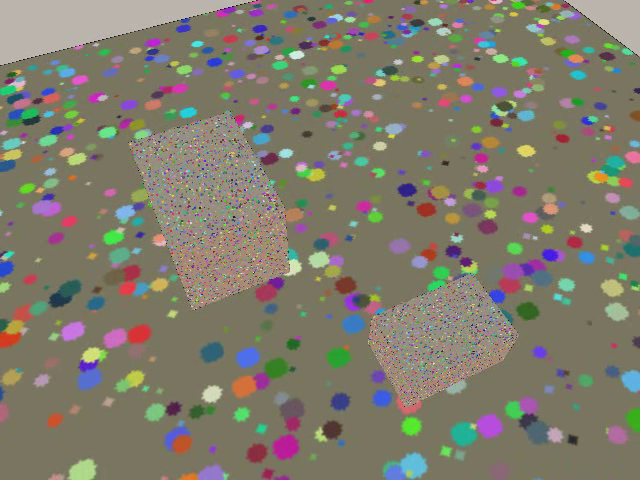
#> input picture frame 6 of samples/sample.mp4, 640 x 480 px, given in place of video.mp4, which was not available
$ python run_ingest.py   (older library calls are emulated)
#> lines starting #> are read from the running program, lines starting #| are printed output that depends on the picture; pictures that were not available may be replaced by others from this repository, and a replacement may not be noted
### app/pipeline/preprocess.py
import json
import shutil

import cv2
import numpy as np

from .profiles import FAST_QUALITY_V1

DYNAMIC_CLASSES = {0, 1, 2, 3, 5, 7, 14, 15, 16, 17, 18, 19, 20, 21, 22, 23}


def extract(video, out, options, gps_rows, meta, k_test, notify):
    from app.pipeline.readiness import CONFIG, compute_exposure, compute_features, evaluate_extracted

    out.mkdir(parents=True, exist_ok=True)
    cap = cv2.VideoCapture(str(video))
    if not cap.isOpened():
        raise ValueError("Cannot decode video")
    fps = cap.get(cv2.CAP_PROP_FPS)
    count = int(cap.get(cv2.CAP_PROP_FRAME_COUNT))
    source_size = [int(cap.get(cv2.CAP_PROP_FRAME_WIDTH)), int(cap.get(cv2.CAP_PROP_FRAME_HEIGHT))]

    detector = None
    if options.get("semantic_pipeline"):
        from app.pipeline.semantic_model import SemanticPipeline

        detector = SemanticPipeline()

    candidates = []
    frames_data = []
    rejected = 0
    masked = 0

    # 1. ADAPTIVE CANDIDATE FRAME BANK
    is_fast = options.get("profile") == "FAST_QUALITY"
    cand_target = FAST_QUALITY_V1["candidate_budget"] if is_fast else int(options.get("max_frames", 180) * 2.5)

    min_gap = max(1, int(count / cand_target))

    clahe = cv2.createCLAHE(clipLimit=2.0, tileGridSize=(8, 8))
    last = None

    original_dir = out.parent / "originals"
    original_dir.mkdir(exist_ok=True)
    mask_dir = out.parent / "masks"
    mask_dir.mkdir(exist_ok=True)

    i = 0
    decoded_count = 0
    while True:
        if i % min_gap != 0:
            ok = cap.grab()
            if not ok:
                break
        else:
            ok, raw = cap.read()
#> raw is the input picture: shape (480, 640, 3); mean B, G, R 107.9, 123.3, 127.7
            if not ok:
                break
            decoded_count += 1
            index = i

            scale = min(1.0, float(options.get("max_width", 1600)) / raw.shape[1])
#> scale = 1
            raw = cv2.resize(raw, None, fx=scale, fy=scale)
            gray = cv2.cvtColor(raw, cv2.COLOR_BGR2GRAY)
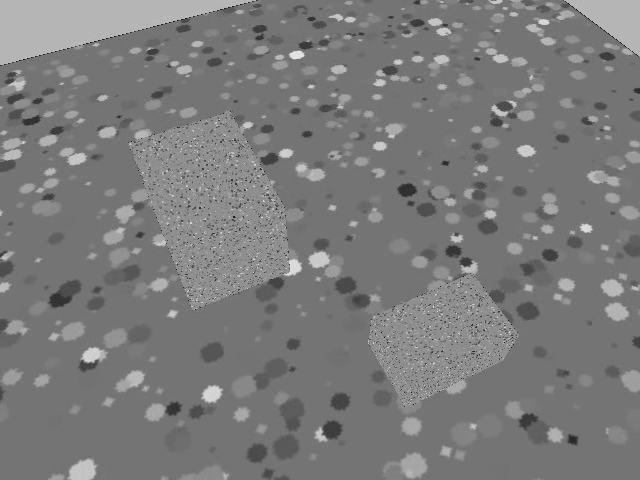
#> gray: shape (480, 640); min 5, max 232, mean 122.9
            sharpness = float(cv2.Laplacian(gray, cv2.CV_64F).var())
#> sharpness = 736.8

            analysis_scale = CONFIG["sampling"]["analysis_width_px"] / raw.shape[1]
#> analysis_scale = 1.5
            if analysis_scale < 1.0:
                gray_analysis = cv2.resize(gray, None, fx=analysis_scale, fy=analysis_scale)
            else:
                gray_analysis = gray

            exposure = compute_exposure(gray_analysis, CONFIG["exposure"])
            kps, des, feats = compute_features(gray_analysis, CONFIG["features"])

            frames_data.append(
                {
                    "index": index,
                    "sharpness": sharpness,
                    "exposure": exposure,
                    "features": feats,
                    "_kps": kps,
                    "_des": des,
                    "_gray": gray_analysis,
                }
            )

            if sharpness < float(options.get("blur_threshold", 40)):
                rejected += 1
                i += 1
                continue

            motion = 100.0
            if last is not None:
                pts = cv2.goodFeaturesToTrack(last, 300, 0.01, 8)
                if pts is not None and len(pts) >= 12:
                    nxt, st, _ = cv2.calcOpticalFlowPyrLK(last, gray, pts, None)
                    good = st.ravel().astype(bool)
                    if good.sum() > 10:
                        motion = float(np.median(np.linalg.norm(nxt[good] - pts[good], axis=2)))

            name = f"{index:06d}.png"
            cv2.imwrite(str(original_dir / name), raw)

            mask = np.full(gray.shape, 255, np.uint8)
            if detector is not None:
                _, _, dyn_mask = detector.infer_image(raw)
                if np.any(dyn_mask):
                    mask[dyn_mask] = 0
                    masked += 1

            lab = cv2.cvtColor(raw, cv2.COLOR_BGR2LAB)
            lab[:, :, 0] = clahe.apply(lab[:, :, 0])
            normalized = cv2.cvtColor(lab, cv2.COLOR_LAB2BGR)
            normalized[mask == 0] = 0

            cand_dir = out.parent / "candidates"
            cand_dir.mkdir(exist_ok=True)
            cv2.imwrite(str(cand_dir / name), normalized)
            cv2.imwrite(str(mask_dir / (name + ".png")), mask)

            candidates.append(
                {
                    "name": name,
                    "frame": index,
                    "time_sec": index / fps,
                    "sharpness": sharpness,
                    "motion_px": motion,
                    "masked_fraction": float(np.mean(mask == 0)),
                    "data_idx": len(frames_data) - 1,
                }
            )
            last = gray
            if len(candidates) % 20 == 0:
                notify(min(10.0, 10 * index / count), f"Extracted {len(candidates)} candidates")
        i += 1

    cap.release()

    ready_report = evaluate_extracted(frames_data, gps_rows, meta, k_test)
    if ready_report["status"] == "NOT_READY" and not is_fast:
        return ready_report, None

    # 2. ADAPTIVE SFM SELECTION
    sfm_target = FAST_QUALITY_V1["sfm_budget"] if is_fast else int(options.get("max_frames", 250))
    if len(candidates) <= sfm_target:
        selected = candidates
    else:
        # Use graph connectivity from ready_report if available to preserve bridge frames
        edges = ready_report.get("_edges", [])
        if edges:
            selected_indices = set([0, len(candidates) - 1])
            # Select target based on sharpness and motion
            remaining = candidates[1:-1]
            step = len(remaining) / max(1, (sfm_target - 2))
            for j in range(sfm_target - 2):
                idx_start = int(j * step)
                idx_end = int((j + 1) * step)
                chunk = remaining[idx_start:idx_end]
                if chunk:
                    best = max(chunk, key=lambda x: x["sharpness"] * min(1.0, max(0.1, x["motion_px"]) / 20.0))
                    selected_indices.add(candidates.index(best))

            # Bridge frame reinsertion
            # Fix: Use overlap graph to ensure connectivity and reduce max gap tolerance
            adj = set()
            for e in edges:
                if e["geom"]["inliers"] >= 15:
                    adj.add((e["from"], e["to"]))
                    adj.add((e["to"], e["from"]))

            sorted_idx = sorted(list(selected_indices))
            for k in range(len(sorted_idx) - 1):
                curr, nxt = sorted_idx[k], sorted_idx[k + 1]
                # If gap is > 1.5x expected step, or if there is no verified match between them
                if nxt - curr > (len(candidates) / sfm_target) * 1.5 or (curr, nxt) not in adj:
                    selected_indices.add((curr + nxt) // 2)

            selected = [candidates[idx] for idx in sorted(list(selected_indices))]
        else:
            selected_indices = set([0, len(candidates) - 1])
            remaining = candidates[1:-1]
            step = len(remaining) / max(1, (sfm_target - 2))
            for j in range(sfm_target - 2):
                idx_start = int(j * step)
                idx_end = int((j + 1) * step)
                chunk = remaining[idx_start:idx_end]
                if chunk:
                    best = max(chunk, key=lambda x: x["sharpness"] * min(1.0, max(0.1, x["motion_px"]) / 20.0))
                    selected_indices.add(candidates.index(best))

            # Bridge frame reinsertion for else block
            sorted_idx = sorted(list(selected_indices))
            for k in range(len(sorted_idx) - 1):
                curr, nxt = sorted_idx[k], sorted_idx[k + 1]
                # If gap is > 1.5x expected step
                if nxt - curr > (len(candidates) / sfm_target) * 1.5:
                    selected_indices.add((curr + nxt) // 2)

            selected = [candidates[idx] for idx in sorted(list(selected_indices))]

    for f in selected:
        shutil.copy(str(out.parent / "candidates" / f["name"]), str(out / f["name"]))

    result = {
        "frames": selected,
        "candidate_count": len(candidates),
        "source_resolution": source_size,
        "input_frames": count,
        "decoded_frames": decoded_count,
        "fps": fps,
        "duration_sec": count / fps,
        "blur_rejections": rejected,
        "masked_detections": masked,
        "dynamic_masking": detector is not None,
        "truncated": False,
        "width": source_size[0],
        "height": source_size[1],
    }
    (out.parent / "preprocess.json").write_text(json.dumps(result, indent=2))
    return ready_report, result

### app/pipeline/readiness.py
# mypy: ignore-errors
import math
import time
from pathlib import Path
from typing import Any, Dict, List, Optional, Tuple

import cv2
import numpy as np

from ..camera import CameraModel

# Default configurable thresholds
CONFIG: Dict[str, Any] = {
    "sampling": {
        "window_duration_sec": 5.0,  # Temporal window size
        "frames_per_window": 3,  # Base frames to sample per window
        "analysis_width_px": 960,  # Standardized width for blur/exposure/features
    },
    "integrity": {
        "min_frames": 30,  # Hard minimum frames
    },
    "blur": {
        "warning_threshold": 40.0,  # Laplacian variance at analysis_width_px
        "block_ratio": 0.5,  # Block if 50% frames are blurry
    },
    "exposure": {
        "dark_threshold": 30,  # Pixel value considered shadow-clipped
        "bright_threshold": 225,  # Pixel value considered highlight-clipped
        "warning_clipped_ratio": 0.4,  # Warn if 40% of pixels in a frame are clipped
        "block_dark_frame_ratio": 0.7,
    },
    "features": {
        "warning_count": 200,  # Minimum features expected
        "grid_size": (4, 4),  # Grid for spatial distribution
        "warning_occupancy": 0.3,  # Warn if features are in < 30% of grid cells
    },
    "overlap": {
        "min_inliers": 30,
        "warning_inliers": 80,
        "max_local_distance": 3,  # Check pairs up to i -> i+3
    },
    "parallax": {
        "warning_angular_deg": 1.0,  # Degrees
        "warning_proxy": 5.0,  # Pixels (normalized space)
    },
    "connectivity": {
        "block_largest_cc_ratio": 0.25,  # Block if the largest connected component is < 25% of sampled frames
    },
    "motion": {
        "jump_threshold_px": 100,  # LK flow abrupt jump
        "near_zero_px": 2.0,
    },
    "telemetry": {
        "max_gps_gap_sec": 3.0,
        "max_speed_mps": 35.0,  # Excessive speed jump
    },
}


def compute_exposure(gray: np.ndarray, config: Dict) -> Dict:
    hist = cv2.calcHist([gray], [0], None, [256], [0, 256]).ravel()
#> hist = 256 values, max 130393 at index 116, min 0 at index 0, mean 1200
    total = gray.size
#> total = 307200
    shadows = np.sum(hist[: config["dark_threshold"]]) / total
#> shadows = 0.000296
    highlights = np.sum(hist[config["bright_threshold"] :]) / total
#> highlights = 0.000166
    mean_lum = float(np.mean(gray))
#> mean_lum = 122.9
    median_lum = float(np.median(gray))
#> median_lum = 116
    is_dark = shadows > config["warning_clipped_ratio"] or median_lum < config["dark_threshold"]
#> is_dark = False
    is_bright = highlights > config["warning_clipped_ratio"] or median_lum > config["bright_threshold"]
#> is_bright = False
#> in extract, `exposure = compute_exposure(gray_analysis, CONFIG["exposure"])`: exposure = {'mean_luminance': 122.9, 'median_luminance': 116, 'shadow_clipped_ratio': 0.000296, 'highlight_clipped_ratio': 0.000166, 'is_dark': False, 'is_overexposed': False}
    return {
        "mean_luminance": mean_lum,
        "median_luminance": median_lum,
        "shadow_clipped_ratio": float(shadows),
        "highlight_clipped_ratio": float(highlights),
        "is_dark": is_dark,
        "is_overexposed": is_bright,
    }


def compute_features(gray: np.ndarray, config: Dict) -> Tuple[list, np.ndarray, Dict]:
    try:
        detector = cv2.SIFT_create(nfeatures=2000)
        detector_type = "SIFT"
    except Exception:
        detector = cv2.ORB_create(nfeatures=2000)
        detector_type = "ORB"

    kps, des = detector.detectAndCompute(gray, None)
#> kps = 836 keypoints; strongest (x, y, size): (297, 55, 7.2), (586, 228, 6.5), (212, 394, 11.4), (91, 355, 10.3)
    if kps is None:
        kps, des = [], None

    count = len(kps)
#> count = 836
    # Compute spatial occupancy
    grid_y, grid_x = config["grid_size"]
#> grid_y = 4; grid_x = 4
    h, w = gray.shape
#> h = 480; w = 640
    cells = set()
    for kp in kps:
        x, y = kp.pt
        cx = min(grid_x - 1, int((x / w) * grid_x))
        cy = min(grid_y - 1, int((y / h) * grid_y))
        cells.add((cx, cy))
#> this loop made 836 passes
#> (kp, x, y, cy) on passes 1 to 3: (keypoint at (2.7, 284.1), size 2.1, 2.74, 284.1, 2), (keypoint at (3.9, 132.5), size 3.1, 3.88, 132.5, 1), (keypoint at (3.9, 132.5), size 3.1, 3.88, 132.5, 1)
#> after the loop, cells = 16 items

    occupancy = len(cells) / (grid_x * grid_y)
#> occupancy = 1
    is_concentrated = occupancy < config["warning_occupancy"]
#> is_concentrated = False

    return (
        kps,
        des,
        {"detector": detector_type, "count": count, "occupancy_ratio": occupancy, "is_concentrated": is_concentrated},
    )


# [415 lines left out: functions compute_pair_geometry, analyze_telemetry, perform_analysis, evaluate_extracted, not called in this run]

### scripts/benchmarks/run_ingest.py
import time
from pathlib import Path
from app.pipeline.preprocess import extract
import json

video = Path('colorado_dataset/video.mp4')
work = Path('data/test_benchmark/work')
work.mkdir(parents=True, exist_ok=True)
frames_dir = work / 'frames'
opts = {'profile': 'FAST_QUALITY', 'max_frames': 250, 'max_width': 1600}

start = time.time()
ready_report, info = extract(video, frames_dir, opts, [], {}, None, lambda p, msg: print(msg))
#> in extract, `kps, des, feats = compute_features(gray_analysis, CONFIG["features"])`: feats = {'detector': 'SIFT', 'count': 836, 'occupancy_ratio': 1, 'is_concentrated': False}
#> in extract, `lab = cv2.cvtColor(raw, cv2.COLOR_BGR2LAB)`: lab: shape (480, 640, 3); mean of channels 0, 1, 2 132.9, 127.8, 137.5
#> in extract, `lab[:, :, 0] = clahe.apply(lab[:, :, 0])`: lab: shape (480, 640, 3); mean of channels 0, 1, 2 128.4, 127.8, 137.5
#> in extract, `normalized = cv2.cvtColor(lab, cv2.COLOR_LAB2BGR)`:
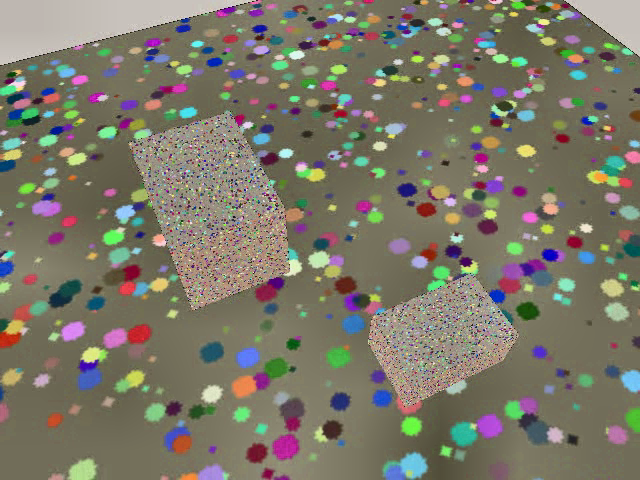
#> normalized: shape (480, 640, 3); mean B, G, R 104, 119.2, 123.5
elapsed = time.time() - start

print('\nFAST_QUALITY VALIDATION - VIDEO INGEST')
print(f'source frames: {info["input_frames"]}')
print(f'visited: {info["decoded_frames"]}')
print(f'evaluated: {info["candidate_count"]}')
print(f'retained: {len(info["frames"])}')
print(f'decode passes: 1')
print(f'runtime: {elapsed:.2f}s')
print(f'Readiness Status: {ready_report["status"]}')
print(f'Blocking reasons: {ready_report.get("blocking_reasons")}')

$ run again, starting later in the video
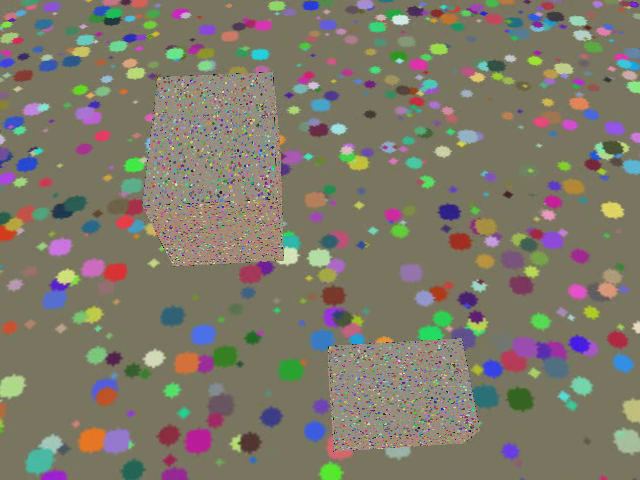
#> input picture frame 27 of samples/sample.mp4, 640 x 480 px, given in place of video.mp4, which was not available
#> in extract, raw is the input picture: shape (480, 640, 3); mean B, G, R 106.1, 121.2, 126.2
#> in extract, `gray = cv2.cvtColor(raw, cv2.COLOR_BGR2GRAY)`:
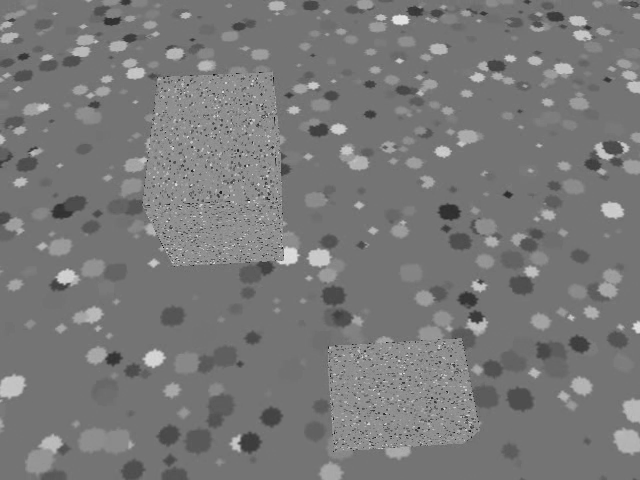
#> gray: shape (480, 640); min 8, max 232, mean 121
#> sharpness = 557.1
#> hist = 256 values, max 140024 at index 116, min 0 at index 0, mean 1200
#> shadows = 0.000153
#> highlights = 0.000234
#> mean_lum = 121
#> median_lum = 116
#> is_dark = False
#> exposure = {'mean_luminance': 121, 'median_luminance': 116, 'shadow_clipped_ratio': 0.000153, 'highlight_clipped_ratio': 0.000234, 'is_dark': False, 'is_overexposed': False}
#> in compute_features, `kps, des = detector.detectAndCompute(gray, None)`: kps = 854 keypoints; strongest (x, y, size): (221, 192, 1.9), (154, 358, 11.9), (66, 276, 10.4), (338, 129, 8.3)
#> count = 854
#> grid_y = 4
#> the loop in compute_features, `for kp in kps:` made 854 passes
#> (kp, x, y, cy) on passes 1 to 3: (keypoint at (2.8, 164.6), size 2, 2.75, 164.6, 1), (keypoint at (2.8, 41.1), size 2.4, 2.82, 41.07, 0), (keypoint at (3.6, 394.9), size 3, 3.56, 394.9, 3)
#> after the loop in compute_features, `for kp in kps:`: cells = 16 items
#> occupancy = 1
#> is_concentrated = False
#> in extract, `kps, des, feats = compute_features(gray_analysis, CONFIG["features"])`: feats = {'detector': 'SIFT', 'count': 854, 'occupancy_ratio': 1, 'is_concentrated': False}
#> in extract, `normalized = cv2.cvtColor(lab, cv2.COLOR_LAB2BGR)`:
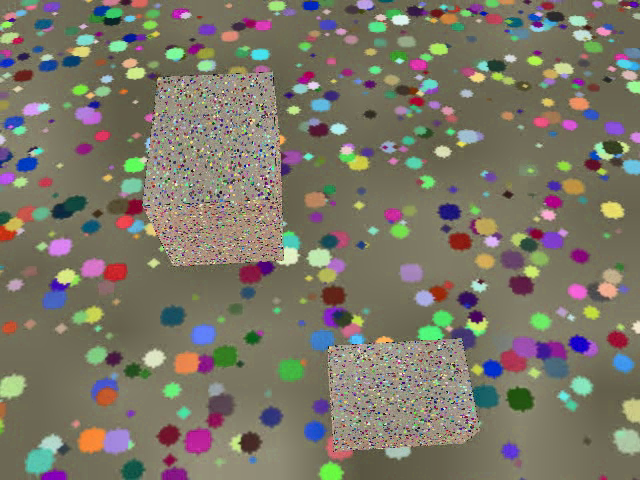
#> normalized: shape (480, 640, 3); mean B, G, R 103.2, 118.2, 123.1

$ run again, starting later in the video
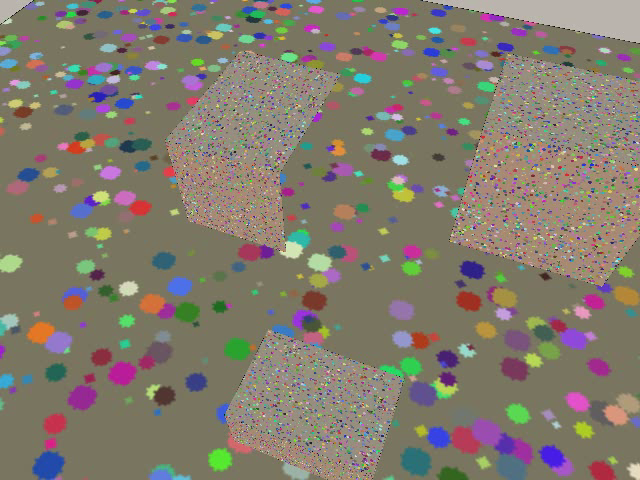
#> input picture frame 48 of samples/sample.mp4, 640 x 480 px, given in place of video.mp4, which was not available
#> in extract, raw is the input picture: shape (480, 640, 3); mean B, G, R 109.4, 122.4, 130.2
#> in extract, `gray = cv2.cvtColor(raw, cv2.COLOR_BGR2GRAY)`:
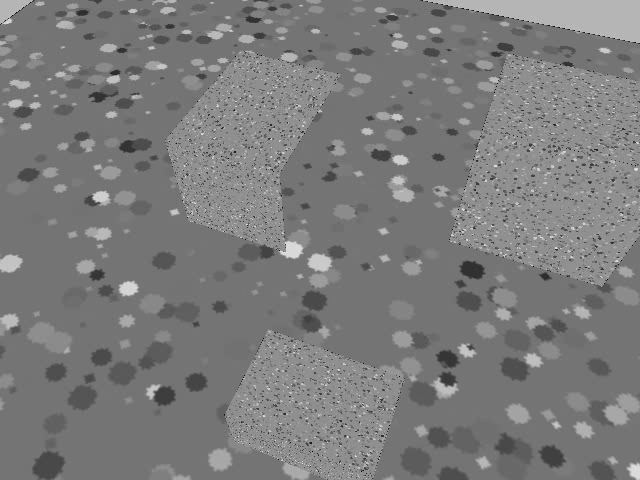
#> gray: shape (480, 640); min 1, max 228, mean 123.2
#> sharpness = 1179.4
#> hist = 256 values, max 117296 at index 116, min 0 at index 0, mean 1200
#> shadows = 0.000469
#> highlights = 1.63e-05
#> mean_lum = 123.2
#> median_lum = 116
#> is_dark = False
#> exposure = {'mean_luminance': 123.2, 'median_luminance': 116, 'shadow_clipped_ratio': 0.000469, 'highlight_clipped_ratio': 1.63e-05, 'is_dark': False, 'is_overexposed': False}
#> in compute_features, `kps, des = detector.detectAndCompute(gray, None)`: kps = 900 keypoints; strongest (x, y, size): (128, 288, 10.7), (292, 250, 11.7), (400, 160, 8.1), (519, 188, 1.8)
#> count = 900
#> grid_y = 4
#> the loop in compute_features, `for kp in kps:` made 900 passes
#> (kp, x, y, cy) on passes 1 to 3: (keypoint at (4, 42.5), size 2.1, 3.97, 42.48, 0), (keypoint at (4.3, 104), size 2, 4.31, 104, 0), (keypoint at (4.3, 45.2), size 2.1, 4.33, 45.25, 0)
#> after the loop in compute_features, `for kp in kps:`: cells = 16 items
#> occupancy = 1
#> is_concentrated = False
#> in extract, `kps, des, feats = compute_features(gray_analysis, CONFIG["features"])`: feats = {'detector': 'SIFT', 'count': 900, 'occupancy_ratio': 1, 'is_concentrated': False}
#> in extract, `normalized = cv2.cvtColor(lab, cv2.COLOR_LAB2BGR)`:
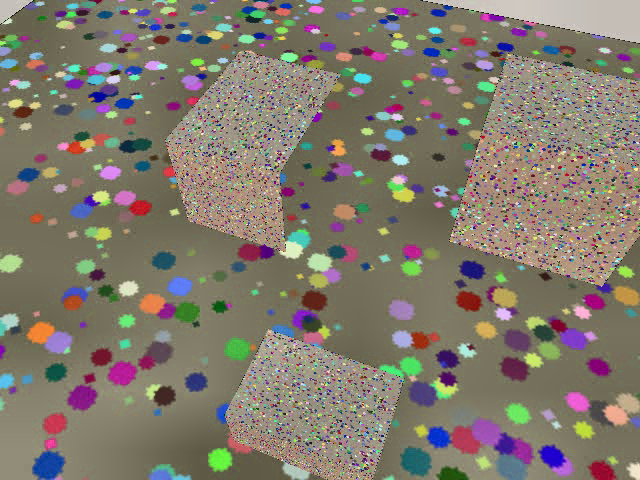
#> normalized: shape (480, 640, 3); mean B, G, R 108.5, 121.4, 129
